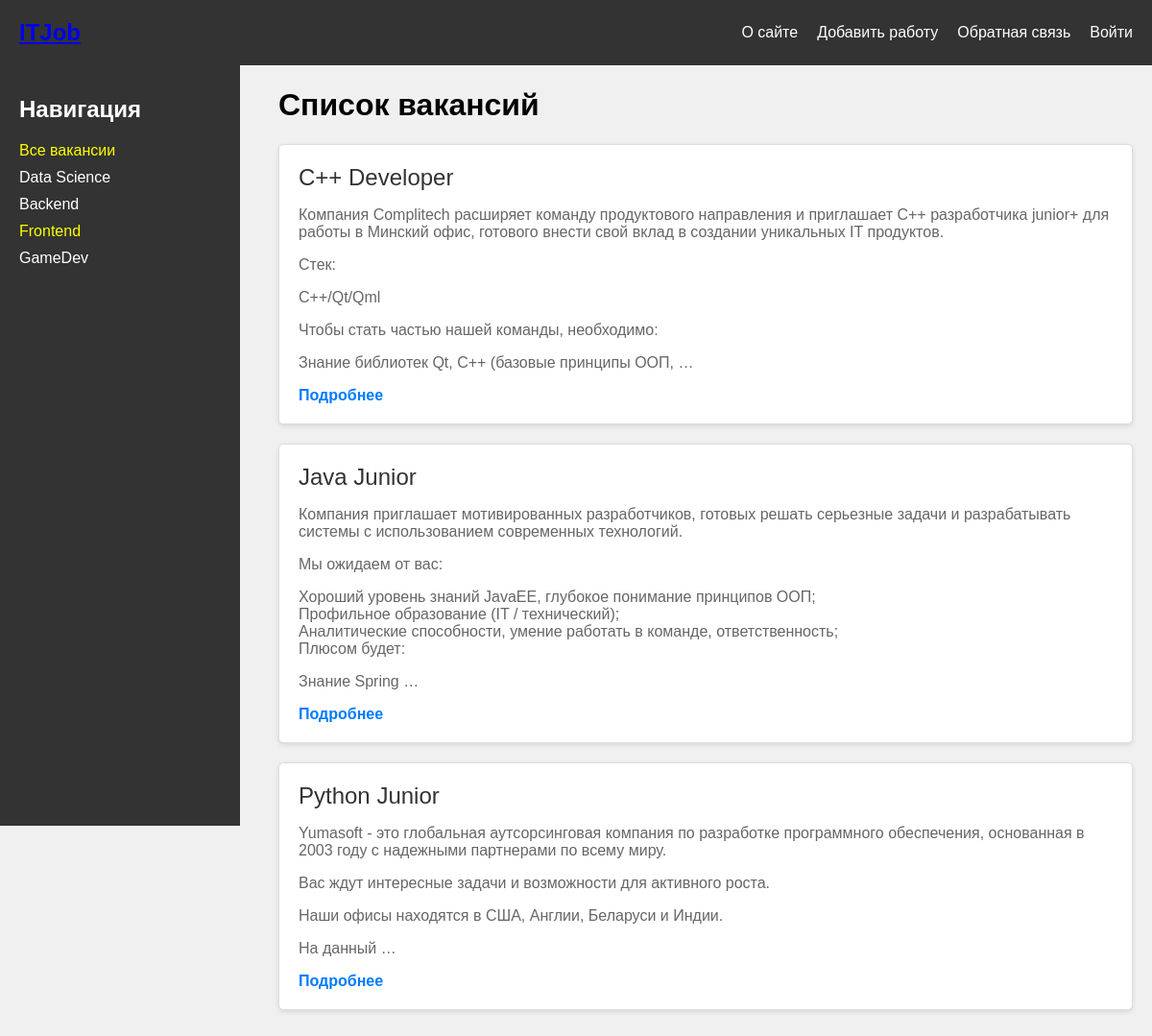
Screenshot of /category/3/ with the database file from the repository.
### vacancies/models.py (models this page shows, shortened)
class Job(models.Model):
    title = models.CharField(max_length=255, verbose_name='Специальность')
    slug=models.SlugField(max_length=255,unique=False,db_index=True,default='',verbose_name='URL')
    description = models.TextField(blank=True,verbose_name='Описание')
    time_create=models.DateTimeField(auto_now_add=True)
    time_update=models.DateTimeField(auto_now=True)
    def get_absolute_url(self):
        return reverse('job',kwargs={'job_slug':self.slug})

### vacancies/views.py (the view)
# urls.py: path('category/<int:cat_slug>/',show_category,name='category')
def show_category(request,cat_slug):
    jobs = Job.objects.all().order_by('-time_create')
    data={
        'jobs':jobs,
        'menu':menu,
        'cat_selected':cat_slug,
    }
    return render(request,'vacancies/main.html',data)

### vacancies/templatetags/vacancies_tags.py (called while the page is built)
@register.inclusion_tag('vacancies/list_categories.html')
def show_categories(cat_selected=0):
    cats = views.cats_db
    return {'cats':cats,'cat_selected':cat_selected}

### vacancies/templates/vacancies/main.html
{%extends 'base.html'%}
{%block list_post%}
    <h1>Список вакансий</h1>
     {%for j in jobs%}
    <div class="job-card">
        {%autoescape off %}
        <div class="job-title">{{j.title}}</div>
        <div class="job-description">{{j.description|linebreaks|truncatewords:40}}</div>
        <a href="{{j.get_absolute_url}}" class="job-link">Подробнее</a>
        {%endautoescape%}
    </div>
    {%endfor%}
{%endblock%}

### vacancies/static/vacancies/css/style.css (style rules this page uses)
body { font-family: Arial, sans-serif; background-color: #f0f0f0; margin: 0; padding: 0; display: flex; flex-direction: column; }
.job-card { background-color: white; border: 1px solid #ddd; border-radius: 5px; margin-bottom: 20px; padding: 20px; box-shadow: 0 2px 5px rgba(0,0,0,0.1); }
.job-title { font-size: 1.5em; margin-bottom: 10px; color: #333; }
.job-description { font-size: 1em; margin-bottom: 10px; color: #666; }
.job-link { text-decoration: none; color: #007BFF; font-weight: bold; }

### rows the page displays
Job: title "C++ Developer", description "Компания Complitech расширяет команду продуктового направления и приглашает С++ разработчика junior+ для работы в Минский офис, готового внести свой вклад в создании уникальных IT продуктов. Стек: C++/Qt/Qml Чтобы стать частью нашей команды, необходимо: Знание библиотек Qt, C++ (базовые принципы ООП, …"
Job: title "Java Junior", description "Компания приглашает мотивированных разработчиков, готовых решать серьезные задачи и разрабатывать системы с использованием современных технологий. Мы ожидаем от вас: Хороший уровень знаний JavaEE, глубокое понимание принципов ООП; Профильное образование (IT / технический); Аналитические способности, умение работать в команде, ответственность; Плюсом будет: Знание Spring …"
Job: title "Python Junior", description "Yumasoft - это глобальная аутсорсинговая компания по разработке программного обеспечения, основанная в 2003 году с надежными партнерами по всему миру. Вас ждут интересные задачи и возможности для активного роста. Наши офисы находятся в США, Англии, Беларуси и Индии. На данный …"

### other values shown
{{ m.title }} "О сайте" "Добавить работу" "Обратная связь" "Войти"
{{ c.name }} "Data Science" "Backend" "GameDev"
{{ c.name }} "Frontend"
